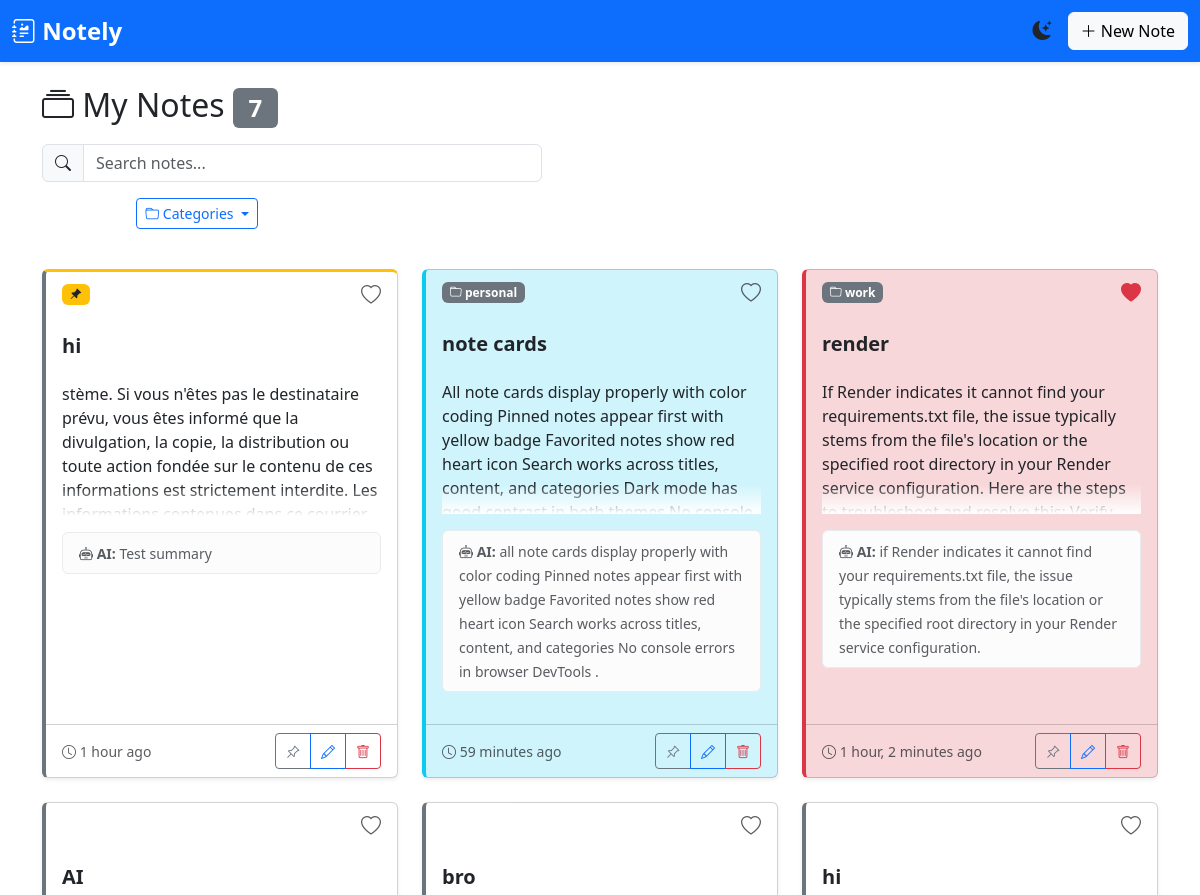
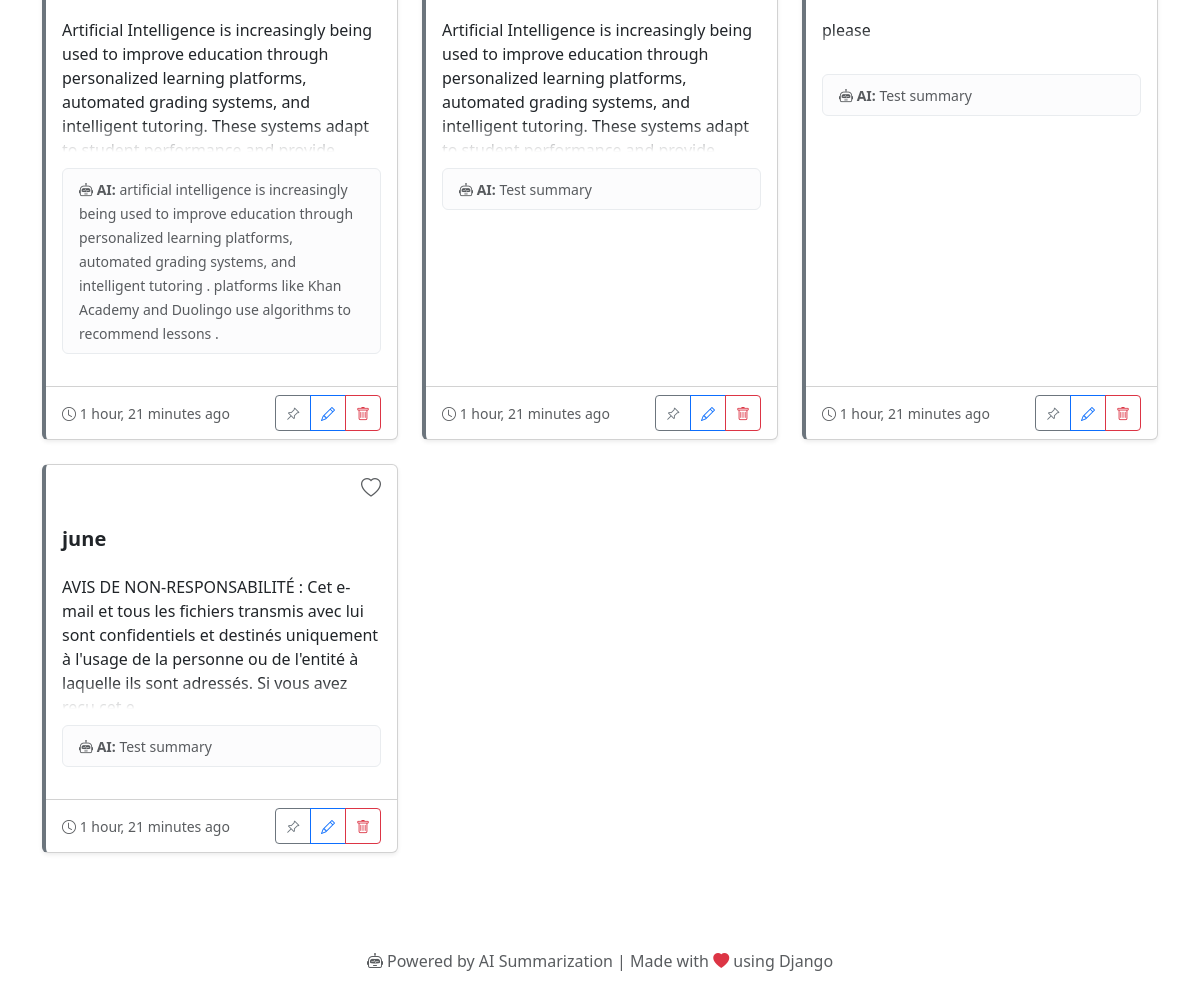
The page / on the database its author committed (2 pictures, top to bottom).
### notes/models.py (models this page shows, shortened)
class Note(models.Model):
    COLOR_CHOICES = [
        ('default', 'Default'),
        ('primary', 'Blue'),
        ('success', 'Green'),
        ('warning', 'Yellow'),
        ('danger', 'Red'),
        ('info', 'Cyan'),
        ('purple', 'Purple'),
    ]
    title = models.CharField(max_length=255)
    content = models.TextField()
    summary = models.TextField(blank=True, null=True)
    category = models.CharField(max_length=100, blank=True, null=True)
    color = models.CharField(max_length=20, choices=COLOR_CHOICES, default='default')
    is_pinned = models.BooleanField(default=False)
    is_favorite = models.BooleanField(default=False)
    created_at = models.DateTimeField(auto_now_add=True)
    updated_at = models.DateTimeField(auto_now=True)
    class Meta:
        ordering = ['-is_pinned', '-created_at']

### notes/views.py (the view)
# urls.py: path('', views.home, name='home'),
def home(request):
    notes_list = Note.objects.all()
    search_query = request.GET.get('search', '')
    if search_query:
        notes_list = notes_list.filter(
            Q(title__icontains=search_query) |
            Q(content__icontains=search_query) |
            Q(category__icontains=search_query)
        )
    category_filter = request.GET.get('category', '')
    if category_filter:
        notes_list = notes_list.filter(category=category_filter)
    color_filter = request.GET.get('color', '')
    if color_filter:
        notes_list = notes_list.filter(color=color_filter)
    if request.GET.get('favorites') == 'true':
        notes_list = notes_list.filter(is_favorite=True)
    categories = Note.objects.values_list('category', flat=True).distinct().exclude(category__isnull=True).exclude(category='')
    paginator = Paginator(notes_list, 12)  # Show 12 notes per page
    page_number = request.GET.get('page')
    notes = paginator.get_page(page_number)
    context = {
        'notes': notes,
        'categories': categories,
        'search_query': search_query,
        'category_filter': category_filter,
        'color_filter': color_filter,
        'total_notes': notes_list.count(),
    }
    return render(request, "notes/home.html", context)

### notes/templates/notes/home.html (shortened to what this page needs)
{% extends 'notes/base.html' %}
{% block content %}
<div class="container">
    <div class="row mb-4">
        <div class="col-12">
            <h2 class="mb-3"><i class="bi bi-collection"></i> My Notes <span class="badge bg-secondary">{{ total_notes }}</span></h2>
            <form method="get" class="mb-3">
                <div class="input-group search-bar">
                    <span class="input-group-text"><i class="bi bi-search"></i></span>
                    <input type="text" name="search" class="form-control" placeholder="Search notes..." value="{{ search_query }}">
                </div>
            </form>
            <div class="d-flex flex-wrap gap-2 mb-3">
                <a href="?favorites=true" class="badge {% if request.GET.favorites %}bg-danger{% else %}bg-outline-secondary{% endif %}"><i class="bi bi-heart-fill"></i> Favorites</a>
                {% if categories %}
                <div class="dropdown d-inline">
                    <button class="btn btn-sm btn-outline-primary dropdown-toggle" type="button" data-bs-toggle="dropdown">
                        <i class="bi bi-folder"></i> {% if category_filter %}{{ category_filter }}{% else %}Categories{% endif %}
                    </button>
                </div>
                {% endif %}
            </div>
        </div>
    </div>
    {% if notes %}
    <div class="row g-4">
        {% for note in notes %}
        <div class="col-12 col-md-6 col-lg-4">
            <div class="card note-card note-card-{{ note.color }} shadow-sm {% if note.is_pinned %}pinned{% endif %} h-100" style="cursor: pointer;">
                <div class="card-header bg-transparent border-0 d-flex justify-content-between py-2">
                    <div>
                        {% if note.is_pinned %}<span class="badge bg-warning text-dark"><i class="bi bi-pin-angle-fill"></i></span>{% endif %}
                        {% if note.category %}<span class="badge bg-secondary"><i class="bi bi-folder"></i> {{ note.category }}</span>{% endif %}
                    </div>
                    <a href="{% url 'toggle_favorite' note.id %}" onclick="event.stopPropagation();">{% if note.is_favorite %}<i class="bi bi-heart-fill text-danger fs-5"></i>{% else %}<i class="bi bi-heart text-muted fs-5"></i>{% endif %}</a>
                </div>
                <div class="card-body" onclick="window.location.href='{% url 'view_note' note.id %}';">
                    <h5 class="fw-bold">{{ note.title }}</h5>
                    <div class="note-content mb-3"><p>{{ note.content|truncatewords:50|linebreaks }}</p></div>
                    {% if note.summary %}<div class="alert alert-light py-2"><small class="text-muted"><i class="bi bi-robot"></i> <strong>AI:</strong> {{ note.summary }}</small></div>{% endif %}
                </div>
                <div class="card-footer bg-transparent">
                    <div class="d-flex justify-content-between align-items-center">
                        <small class="text-muted"><i class="bi bi-clock"></i> {{ note.updated_at|timesince }} ago</small>
                        <div class="btn-group btn-group-sm">
                            <a href="{% url 'toggle_pin' note.id %}" class="btn btn-outline-secondary btn-icon" title="Pin" onclick="event.stopPropagation();"><i class="bi bi-pin-angle"></i></a>
                            <a href="{% url 'edit_note' note.id %}" class="btn btn-outline-primary btn-icon" onclick="event.stopPropagation();"><i class="bi bi-pencil"></i></a>
                            <a href="{% url 'delete_note' note.id %}" class="btn btn-outline-danger btn-icon" onclick="event.stopPropagation(); return confirmDelete('{{ note.title|escapejs }}');"><i class="bi bi-trash"></i></a>
                        </div>
                    </div>
                </div>
            </div>
        </div>
        {% endfor %}
    </div>
    {% endif %}
</div>
{% endblock %}

### notes/templates/notes/base.html (style rules this page uses)
:root { --note-default: #ffffff; --note-primary: #cfe2ff; --note-success: #d1e7dd; --note-warning: #fff3cd; --note-danger: #f8d7da; --note-info: #cff4fc; --note-purple: #e2d9f3; }
body { font-family: 'Segoe UI', Tahoma, Geneva, Verdana, sans-serif; transition: background-color 0.3s ease; }
.note-card { transition: transform 0.2s, box-shadow 0.2s, border-left-width 0.2s; border-left: 4px solid; height: 100%; }
.card-body[onclick] { user-select: none; }
.note-card.pinned { border-top: 3px solid #ffc107; }
.note-card-default { background-color: var(--note-default); border-left-color: #6c757d; }
.note-card-danger { background-color: var(--note-danger); border-left-color: #dc3545; }
.note-card-info { background-color: var(--note-info); border-left-color: #0dcaf0; }
.search-bar { max-width: 500px; }
.note-content { max-height: 150px; overflow: hidden; position: relative; }
.note-content::after { content: ""; position: absolute; bottom: 0; left: 0; right: 0; height: 30px; background: linear-gradient(transparent, var(--bs-body-bg)); }
.btn-icon { width: 36px; height: 36px; padding: 0; display: inline-flex; align-items: center; justify-content: center; }

### rows shown on the page
Note: is_pinned True (drawn), is_favorite False (drawn), title "hi", content "stème. Si vous n'êtes pas le destinataire prévu, vous êtes informé que la divulgation, la copie, la distribution ou toute action fondée sur le contenu de ces informations est strictement interdite. Les…", summary "Test summary", updated_at "1 hour"
Note: category "personal", is_favorite False (drawn), title "note cards", content "All note cards display properly with color coding Pinned notes appear first with yellow badge Favorited notes show red heart icon Search works across titles, content, and categories Dark mode has…", summary "all note cards display properly with color coding Pinned notes appear first with yellow badge Favorited notes show red heart icon Search works across titles, content, and categories No console errors in browser DevTools .", updated_at "59 minutes"
Note: category "work", is_favorite True (drawn), title "render", content "If Render indicates it cannot find your requirements.txt file, the issue typically stems from the file's location or the specified root directory in your Render service configuration. Here are the steps…", summary "if Render indicates it cannot find your requirements.txt file, the issue typically stems from the file's location or the specified root directory in your Render service configuration.", updated_at "1 hour, 2 minutes"
Note: is_favorite False (drawn), title "AI", content "Artificial Intelligence is increasingly being used to improve education through personalized learning platforms, automated grading systems, and intelligent tutoring. These systems adapt…", summary "artificial intelligence is increasingly being used to improve education through personalized learning platforms, automated grading systems, and intelligent tutoring . platforms like Khan Academy and Duolingo use algorithms to recommend lessons .", updated_at "1 hour, 21 minutes"
Note: is_favorite False (drawn), title "bro", content "Artificial Intelligence is increasingly being used to improve education through personalized learning platforms, automated grading systems, and intelligent tutoring. These systems adapt…", summary "Test summary", updated_at "1 hour, 21 minutes"
Note: is_favorite False (drawn), title "hi", content "please", summary "Test summary", updated_at "1 hour, 21 minutes"
Note: is_favorite False (drawn), title "june", content "AVIS DE NON-RESPONSABILITÉ : Cet e-mail et tous les fichiers transmis avec lui sont confidentiels et destinés uniquement à l'usage de la personne ou de l'entité à laquelle ils sont adressés. Si vous avez…", summary "Test summary", updated_at "1 hour, 21 minutes"

### other values the page prints
{{ total_notes }} "7"
